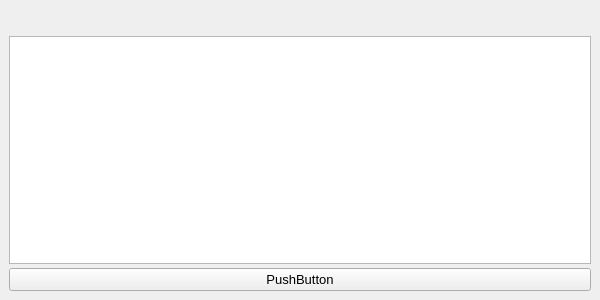
<?xml version="1.0" encoding="UTF-8"?>
<ui version="4.0">
 <class>MainWindow</class>
 <widget class="QMainWindow" name="MainWindow">
  <property name="geometry">
   <rect>
    <x>0</x>
    <y>0</y>
    <width>600</width>
    <height>300</height>
   </rect>
  </property>
  <property name="minimumSize">
   <size>
    <width>2</width>
    <height>0</height>
   </size>
  </property>
  <property name="windowTitle">
   <string>MainWindow</string>
  </property>
  <widget class="QWidget" name="centralwidget">
   <property name="maximumSize">
    <size>
     <width>16777215</width>
     <height>392</height>
    </size>
   </property>
   <layout class="QGridLayout" name="gridLayout">
    <item row="0" column="0">
     <layout class="QVBoxLayout" name="verticalLayout">
      <property name="spacing">
       <number>4</number>
      </property>
      <property name="topMargin">
       <number>8</number>
      </property>
      <property name="bottomMargin">
       <number>0</number>
      </property>
      <item alignment="Qt::AlignHCenter">
       <widget class="QLabel" name="label">
        <property name="font">
         <font>
          <pointsize>10</pointsize>
         </font>
        </property>
        <property name="focusPolicy">
         <enum>Qt::WheelFocus</enum>
        </property>
        <property name="text">
         <string/>
        </property>
       </widget>
      </item>
      <item>
       <widget class="QPlainTextEdit" name="plainTextEdit"/>
      </item>
      <item>
       <widget class="QPushButton" name="pushButton">
        <property name="font">
         <font>
          <pointsize>10</pointsize>
         </font>
        </property>
        <property name="text">
         <string>PushButton</string>
        </property>
        <property name="default">
         <bool>false</bool>
        </property>
        <property name="flat">
         <bool>false</bool>
        </property>
       </widget>
      </item>
     </layout>
    </item>
   </layout>
  </widget>
 </widget>
 <resources/>
 <connections/>
</ui>
